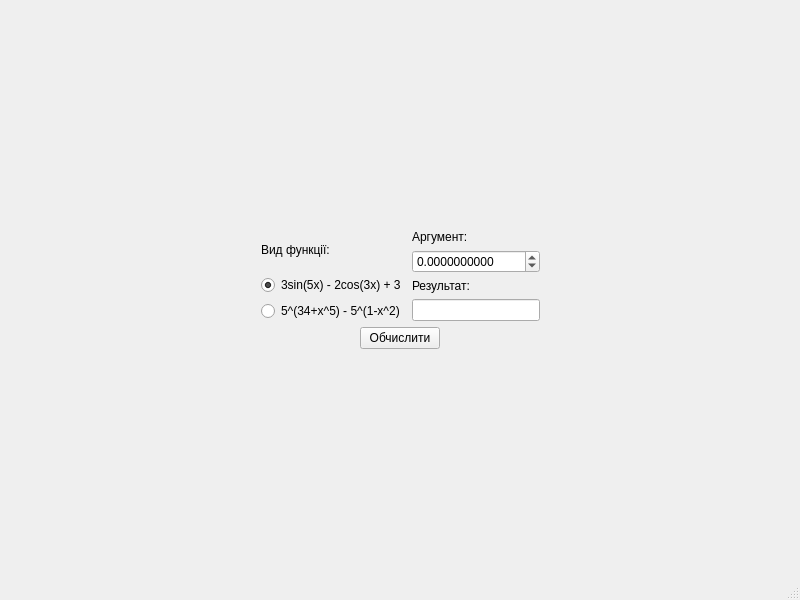
<?xml version="1.0" encoding="UTF-8"?>
<ui version="4.0">
 <class>MainWindow</class>
 <widget class="QMainWindow" name="MainWindow">
  <property name="geometry">
   <rect>
    <x>0</x>
    <y>0</y>
    <width>800</width>
    <height>600</height>
   </rect>
  </property>
  <property name="windowTitle">
   <string>MainWindow</string>
  </property>
  <widget class="QWidget" name="mainWidget">
   <layout class="QHBoxLayout" name="mainHorizontalLayout">
    <item>
     <spacer name="mainLeftSpacer">
      <property name="orientation">
       <enum>Qt::Orientation::Horizontal</enum>
      </property>
      <property name="sizeHint" stdset="0">
       <size>
        <width>40</width>
        <height>20</height>
       </size>
      </property>
     </spacer>
    </item>
    <item>
     <layout class="QVBoxLayout" name="mainVerticalLayout">
      <item>
       <spacer name="mainTopSpacer">
        <property name="orientation">
         <enum>Qt::Orientation::Vertical</enum>
        </property>
        <property name="sizeHint" stdset="0">
         <size>
          <width>20</width>
          <height>40</height>
         </size>
        </property>
       </spacer>
      </item>
      <item>
       <layout class="QHBoxLayout" name="inputLayout">
        <item>
         <layout class="QVBoxLayout" name="functionLayout">
          <item>
           <widget class="QLabel" name="functionLabel">
            <property name="text">
             <string>Вид функції:</string>
            </property>
           </widget>
          </item>
          <item>
           <widget class="QRadioButton" name="function1RadioButton">
            <property name="text">
             <string>3sin(5x) - 2cos(3x) + 3</string>
            </property>
            <property name="checked">
             <bool>true</bool>
            </property>
           </widget>
          </item>
          <item>
           <widget class="QRadioButton" name="function2RadioButton">
            <property name="text">
             <string>5^(34+x^5) - 5^(1-x^2)</string>
            </property>
           </widget>
          </item>
          <item>
           <spacer name="functionBottomSpacer">
            <property name="orientation">
             <enum>Qt::Orientation::Vertical</enum>
            </property>
            <property name="sizeType">
             <enum>QSizePolicy::Policy::Preferred</enum>
            </property>
            <property name="sizeHint" stdset="0">
             <size>
              <width>20</width>
              <height>0</height>
             </size>
            </property>
           </spacer>
          </item>
         </layout>
        </item>
        <item>
         <layout class="QVBoxLayout" name="argumentAndResultLayout">
          <item>
           <widget class="QLabel" name="argumentLabel">
            <property name="text">
             <string>Аргумент:</string>
            </property>
           </widget>
          </item>
          <item>
           <widget class="QDoubleSpinBox" name="argumentSpinBox">
            <property name="decimals">
             <number>10</number>
            </property>
            <property name="minimum">
             <double>-1000.000000000000000</double>
            </property>
            <property name="maximum">
             <double>1000.000000000000000</double>
            </property>
            <property name="singleStep">
             <double>0.200000000000000</double>
            </property>
           </widget>
          </item>
          <item>
           <widget class="QLabel" name="resultLabel">
            <property name="text">
             <string>Результат:</string>
            </property>
           </widget>
          </item>
          <item>
           <widget class="QLineEdit" name="resultLineEdit">
            <property name="readOnly">
             <bool>true</bool>
            </property>
           </widget>
          </item>
          <item>
           <spacer name="argumentAndResultBottomSpaced">
            <property name="orientation">
             <enum>Qt::Orientation::Vertical</enum>
            </property>
            <property name="sizeType">
             <enum>QSizePolicy::Policy::Preferred</enum>
            </property>
            <property name="sizeHint" stdset="0">
             <size>
              <width>20</width>
              <height>0</height>
             </size>
            </property>
           </spacer>
          </item>
         </layout>
        </item>
       </layout>
      </item>
      <item alignment="Qt::AlignmentFlag::AlignHCenter">
       <widget class="QPushButton" name="calculationButton">
        <property name="sizePolicy">
         <sizepolicy hsizetype="Maximum" vsizetype="Fixed">
          <horstretch>0</horstretch>
          <verstretch>0</verstretch>
         </sizepolicy>
        </property>
        <property name="text">
         <string>Обчислити</string>
        </property>
       </widget>
      </item>
      <item>
       <spacer name="mainBottomSpacer">
        <property name="orientation">
         <enum>Qt::Orientation::Vertical</enum>
        </property>
        <property name="sizeHint" stdset="0">
         <size>
          <width>20</width>
          <height>40</height>
         </size>
        </property>
       </spacer>
      </item>
     </layout>
    </item>
    <item>
     <spacer name="mainRightSpacer">
      <property name="orientation">
       <enum>Qt::Orientation::Horizontal</enum>
      </property>
      <property name="sizeHint" stdset="0">
       <size>
        <width>40</width>
        <height>20</height>
       </size>
      </property>
     </spacer>
    </item>
   </layout>
  </widget>
  <widget class="QMenuBar" name="menuBar">
   <property name="geometry">
    <rect>
     <x>0</x>
     <y>0</y>
     <width>800</width>
     <height>21</height>
    </rect>
   </property>
  </widget>
  <widget class="QStatusBar" name="statusBar"/>
 </widget>
 <resources/>
 <connections>
  <connection>
   <sender>calculationButton</sender>
   <signal>released()</signal>
   <receiver>MainWindow</receiver>
   <slot>releaseCalculationButton()</slot>
   <hints>
    <hint type="sourcelabel">
     <x>410</x>
     <y>360</y>
    </hint>
    <hint type="destinationlabel">
     <x>148</x>
     <y>400</y>
    </hint>
   </hints>
  </connection>
 </connections>
 <slots>
  <slot>releaseCalculationButton()</slot>
 </slots>
</ui>
